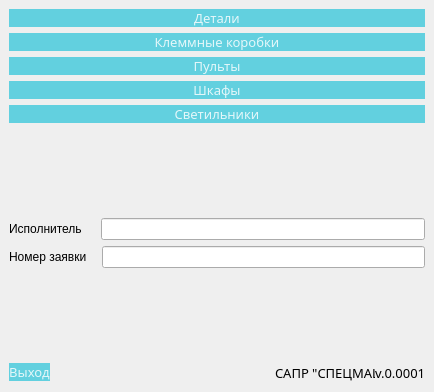
<?xml version="1.0" encoding="UTF-8"?>
<ui version="4.0">
 <class>WelcomeWindow</class>
 <widget class="QMainWindow" name="WelcomeWindow">
  <property name="geometry">
   <rect>
    <x>0</x>
    <y>0</y>
    <width>434</width>
    <height>392</height>
   </rect>
  </property>
  <property name="sizePolicy">
   <sizepolicy hsizetype="Fixed" vsizetype="Fixed">
    <horstretch>0</horstretch>
    <verstretch>0</verstretch>
   </sizepolicy>
  </property>
  <property name="windowTitle">
   <string>MainWindow</string>
  </property>
  <widget class="QWidget" name="centralwidget">
   <property name="sizePolicy">
    <sizepolicy hsizetype="Expanding" vsizetype="Expanding">
     <horstretch>0</horstretch>
     <verstretch>0</verstretch>
    </sizepolicy>
   </property>
   <layout class="QFormLayout" name="formLayout">
    <item row="1" column="0" colspan="2">
     <layout class="QVBoxLayout" name="verticalLayout">
      <item>
       <widget class="QPushButton" name="details_pushButton">
        <property name="enabled">
         <bool>true</bool>
        </property>
        <property name="sizePolicy">
         <sizepolicy hsizetype="Expanding" vsizetype="Fixed">
          <horstretch>0</horstretch>
          <verstretch>0</verstretch>
         </sizepolicy>
        </property>
        <property name="font">
         <font>
          <family>Formular</family>
          <pointsize>10</pointsize>
          <weight>50</weight>
          <italic>false</italic>
          <bold>false</bold>
          <kerning>true</kerning>
         </font>
        </property>
        <property name="focusPolicy">
         <enum>Qt::NoFocus</enum>
        </property>
        <property name="styleSheet">
         <string notr="true">QPushButton#junction_boxes_pushButton, #exit_pushButton, #details_pushButton, #remote_controls_pushButton, #power_box_pushButton, #fixtures_pushButton {
background-color: rgb(98, 208, 223);
color:rgba(255,255,255,210);
font: 10pt &quot;Formular&quot;;
border-radius:10px;
}

QPushButton#junction_boxes_pushButton:hover, #exit_pushButton:hover, #details_pushButton:hover, #remote_controls_pushButton:hover, power_box_pushButton:hover, #fixtures_pushButton:hover {
background-color: rgb(255, 131, 0);
border-radius:10px;
}</string>
        </property>
        <property name="text">
         <string>Детали</string>
        </property>
       </widget>
      </item>
      <item>
       <widget class="QPushButton" name="junction_boxes_pushButton">
        <property name="enabled">
         <bool>true</bool>
        </property>
        <property name="sizePolicy">
         <sizepolicy hsizetype="Expanding" vsizetype="Fixed">
          <horstretch>0</horstretch>
          <verstretch>0</verstretch>
         </sizepolicy>
        </property>
        <property name="font">
         <font>
          <family>Formular</family>
          <pointsize>10</pointsize>
          <weight>50</weight>
          <italic>false</italic>
          <bold>false</bold>
         </font>
        </property>
        <property name="layoutDirection">
         <enum>Qt::LeftToRight</enum>
        </property>
        <property name="styleSheet">
         <string notr="true">QPushButton#junction_boxes_pushButton, #exit_pushButton, #details_pushButton, #remote_controls_pushButton, #power_box_pushButton, #fixtures_pushButton {
background-color: rgb(98, 208, 223);
color:rgba(255,255,255,210);
font: 10pt &quot;Formular&quot;;
border-radius:10px;
}

QPushButton#junction_boxes_pushButton:hover, #exit_pushButton:hover, #details_pushButton:hover, #remote_controls_pushButton:hover, power_box_pushButton:hover, #fixtures_pushButton:hover {
background-color: rgb(255, 131, 0);
border-radius:10px;
}</string>
        </property>
        <property name="text">
         <string>Клеммные коробки</string>
        </property>
        <property name="iconSize">
         <size>
          <width>30</width>
          <height>30</height>
         </size>
        </property>
       </widget>
      </item>
      <item>
       <widget class="QPushButton" name="remote_controls_pushButton">
        <property name="enabled">
         <bool>true</bool>
        </property>
        <property name="sizePolicy">
         <sizepolicy hsizetype="Expanding" vsizetype="Fixed">
          <horstretch>0</horstretch>
          <verstretch>0</verstretch>
         </sizepolicy>
        </property>
        <property name="font">
         <font>
          <family>Formular</family>
          <pointsize>10</pointsize>
          <weight>50</weight>
          <italic>false</italic>
          <bold>false</bold>
          <kerning>true</kerning>
         </font>
        </property>
        <property name="focusPolicy">
         <enum>Qt::NoFocus</enum>
        </property>
        <property name="styleSheet">
         <string notr="true">QPushButton#junction_boxes_pushButton, #exit_pushButton, #details_pushButton, #remote_controls_pushButton, #power_box_pushButton, #fixtures_pushButton {
background-color: rgb(98, 208, 223);
color:rgba(255,255,255,210);
font: 10pt &quot;Formular&quot;;
border-radius:10px;
}

QPushButton#junction_boxes_pushButton:hover, #exit_pushButton:hover, #details_pushButton:hover, #remote_controls_pushButton:hover, power_box_pushButton:hover, #fixtures_pushButton:hover {
background-color: rgb(255, 131, 0);
border-radius:10px;
}</string>
        </property>
        <property name="text">
         <string>Пульты</string>
        </property>
       </widget>
      </item>
      <item>
       <widget class="QPushButton" name="power_box_pushButton">
        <property name="enabled">
         <bool>true</bool>
        </property>
        <property name="sizePolicy">
         <sizepolicy hsizetype="Expanding" vsizetype="Fixed">
          <horstretch>0</horstretch>
          <verstretch>0</verstretch>
         </sizepolicy>
        </property>
        <property name="font">
         <font>
          <family>Formular</family>
          <pointsize>10</pointsize>
          <weight>50</weight>
          <italic>false</italic>
          <bold>false</bold>
         </font>
        </property>
        <property name="autoFillBackground">
         <bool>false</bool>
        </property>
        <property name="styleSheet">
         <string notr="true">QPushButton#junction_boxes_pushButton, #exit_pushButton, #details_pushButton, #remote_controls_pushButton, #power_box_pushButton, #fixtures_pushButton {
background-color: rgb(98, 208, 223);
color:rgba(255,255,255,210);
font: 10pt &quot;Formular&quot;;
border-radius:10px;
}

QPushButton#junction_boxes_pushButton:hover, #exit_pushButton:hover, #details_pushButton:hover, #remote_controls_pushButton:hover, power_box_pushButton:hover, #fixtures_pushButton:hover {
background-color: rgb(255, 131, 0);
border-radius:10px;
}</string>
        </property>
        <property name="text">
         <string>Шкафы</string>
        </property>
       </widget>
      </item>
      <item>
       <widget class="QPushButton" name="fixtures_pushButton">
        <property name="enabled">
         <bool>true</bool>
        </property>
        <property name="sizePolicy">
         <sizepolicy hsizetype="Expanding" vsizetype="Fixed">
          <horstretch>0</horstretch>
          <verstretch>0</verstretch>
         </sizepolicy>
        </property>
        <property name="font">
         <font>
          <family>Formular</family>
          <pointsize>10</pointsize>
          <weight>50</weight>
          <italic>false</italic>
          <bold>false</bold>
         </font>
        </property>
        <property name="styleSheet">
         <string notr="true">QPushButton#junction_boxes_pushButton, #exit_pushButton, #details_pushButton, #remote_controls_pushButton, #power_box_pushButton, #fixtures_pushButton {
background-color: rgb(98, 208, 223);
color:rgba(255,255,255,210);
font: 10pt &quot;Formular&quot;;
border-radius:10px;
}

QPushButton#junction_boxes_pushButton:hover, #exit_pushButton:hover, #details_pushButton:hover, #remote_controls_pushButton:hover, power_box_pushButton:hover, #fixtures_pushButton:hover {
background-color: rgb(255, 131, 0);
border-radius:10px;
}</string>
        </property>
        <property name="text">
         <string>Светильники</string>
        </property>
       </widget>
      </item>
     </layout>
    </item>
    <item row="3" column="0">
     <spacer name="verticalSpacer_2">
      <property name="orientation">
       <enum>Qt::Vertical</enum>
      </property>
      <property name="sizeHint" stdset="0">
       <size>
        <width>20</width>
        <height>30</height>
       </size>
      </property>
     </spacer>
    </item>
    <item row="4" column="0" colspan="2">
     <layout class="QHBoxLayout" name="horizontalLayout_4" stretch="0,0">
      <property name="spacing">
       <number>19</number>
      </property>
      <property name="sizeConstraint">
       <enum>QLayout::SetDefaultConstraint</enum>
      </property>
      <property name="bottomMargin">
       <number>0</number>
      </property>
      <item>
       <widget class="QLabel" name="label">
        <property name="sizePolicy">
         <sizepolicy hsizetype="Fixed" vsizetype="Minimum">
          <horstretch>0</horstretch>
          <verstretch>0</verstretch>
         </sizepolicy>
        </property>
        <property name="maximumSize">
         <size>
          <width>120</width>
          <height>120</height>
         </size>
        </property>
        <property name="text">
         <string>Исполнитель</string>
        </property>
       </widget>
      </item>
      <item>
       <widget class="QLineEdit" name="Username_QLineEdit">
        <property name="sizePolicy">
         <sizepolicy hsizetype="Expanding" vsizetype="Fixed">
          <horstretch>0</horstretch>
          <verstretch>0</verstretch>
         </sizepolicy>
        </property>
        <property name="maximumSize">
         <size>
          <width>10000</width>
          <height>100</height>
         </size>
        </property>
        <property name="maxLength">
         <number>100</number>
        </property>
       </widget>
      </item>
     </layout>
    </item>
    <item row="7" column="0" colspan="2">
     <layout class="QHBoxLayout" name="Number_task_layout">
      <property name="spacing">
       <number>15</number>
      </property>
      <item>
       <widget class="QLabel" name="Number_task_TEXT">
        <property name="sizePolicy">
         <sizepolicy hsizetype="Maximum" vsizetype="Fixed">
          <horstretch>0</horstretch>
          <verstretch>0</verstretch>
         </sizepolicy>
        </property>
        <property name="maximumSize">
         <size>
          <width>120</width>
          <height>16777215</height>
         </size>
        </property>
        <property name="text">
         <string>Номер заявки</string>
        </property>
       </widget>
      </item>
      <item>
       <widget class="QLineEdit" name="Number_task_QLineEdit">
        <property name="maximumSize">
         <size>
          <width>10000</width>
          <height>16777215</height>
         </size>
        </property>
       </widget>
      </item>
     </layout>
    </item>
    <item row="8" column="0" colspan="2">
     <spacer name="verticalSpacer">
      <property name="orientation">
       <enum>Qt::Vertical</enum>
      </property>
      <property name="sizeHint" stdset="0">
       <size>
        <width>20</width>
        <height>30</height>
       </size>
      </property>
     </spacer>
    </item>
    <item row="12" column="0">
     <widget class="QPushButton" name="exit_pushButton">
      <property name="enabled">
       <bool>true</bool>
      </property>
      <property name="sizePolicy">
       <sizepolicy hsizetype="Fixed" vsizetype="Fixed">
        <horstretch>0</horstretch>
        <verstretch>0</verstretch>
       </sizepolicy>
      </property>
      <property name="maximumSize">
       <size>
        <width>100000</width>
        <height>16777215</height>
       </size>
      </property>
      <property name="font">
       <font>
        <family>Formular</family>
        <pointsize>10</pointsize>
        <weight>50</weight>
        <italic>false</italic>
        <bold>false</bold>
       </font>
      </property>
      <property name="focusPolicy">
       <enum>Qt::StrongFocus</enum>
      </property>
      <property name="layoutDirection">
       <enum>Qt::RightToLeft</enum>
      </property>
      <property name="styleSheet">
       <string notr="true">QPushButton#junction_boxes_pushButton, #exit_pushButton, #details_pushButton, #remote_controls_pushButton, #power_box_pushButton, #fixtures_pushButton {
background-color: rgb(98, 208, 223);
color:rgba(255,255,255,210);
font: 10pt &quot;Formular&quot;;
border-radius:10px;
}

QPushButton#junction_boxes_pushButton:hover, #exit_pushButton:hover, #details_pushButton:hover, #remote_controls_pushButton:hover, power_box_pushButton:hover, #fixtures_pushButton:hover {
background-color: rgb(255, 131, 0);
border-radius:10px;
}</string>
      </property>
      <property name="text">
       <string>Выход</string>
      </property>
      <property name="iconSize">
       <size>
        <width>50</width>
        <height>50</height>
       </size>
      </property>
      <property name="autoDefault">
       <bool>false</bool>
      </property>
     </widget>
    </item>
    <item row="12" column="1">
     <layout class="QHBoxLayout" name="horizontalLayout_2">
      <property name="spacing">
       <number>0</number>
      </property>
      <property name="sizeConstraint">
       <enum>QLayout::SetNoConstraint</enum>
      </property>
      <property name="leftMargin">
       <number>11</number>
      </property>
      <item>
       <spacer name="horizontalSpacer">
        <property name="orientation">
         <enum>Qt::Horizontal</enum>
        </property>
        <property name="sizeHint" stdset="0">
         <size>
          <width>40</width>
          <height>20</height>
         </size>
        </property>
       </spacer>
      </item>
      <item>
       <widget class="QLabel" name="SAPR_SPECMASH_TEXT">
        <property name="sizePolicy">
         <sizepolicy hsizetype="Expanding" vsizetype="Fixed">
          <horstretch>0</horstretch>
          <verstretch>0</verstretch>
         </sizepolicy>
        </property>
        <property name="maximumSize">
         <size>
          <width>100</width>
          <height>100</height>
         </size>
        </property>
        <property name="font">
         <font>
          <family>GOST type A</family>
          <pointsize>10</pointsize>
         </font>
        </property>
        <property name="text">
         <string>САПР &quot;СПЕЦМАШ&quot; </string>
        </property>
       </widget>
      </item>
      <item>
       <widget class="QLabel" name="SAPR_VER">
        <property name="sizePolicy">
         <sizepolicy hsizetype="Expanding" vsizetype="Fixed">
          <horstretch>0</horstretch>
          <verstretch>0</verstretch>
         </sizepolicy>
        </property>
        <property name="maximumSize">
         <size>
          <width>50</width>
          <height>60</height>
         </size>
        </property>
        <property name="font">
         <font>
          <family>GOST type A</family>
          <pointsize>10</pointsize>
         </font>
        </property>
        <property name="text">
         <string>v.0.0001</string>
        </property>
       </widget>
      </item>
     </layout>
    </item>
   </layout>
  </widget>
 </widget>
 <resources/>
 <connections/>
</ui>
